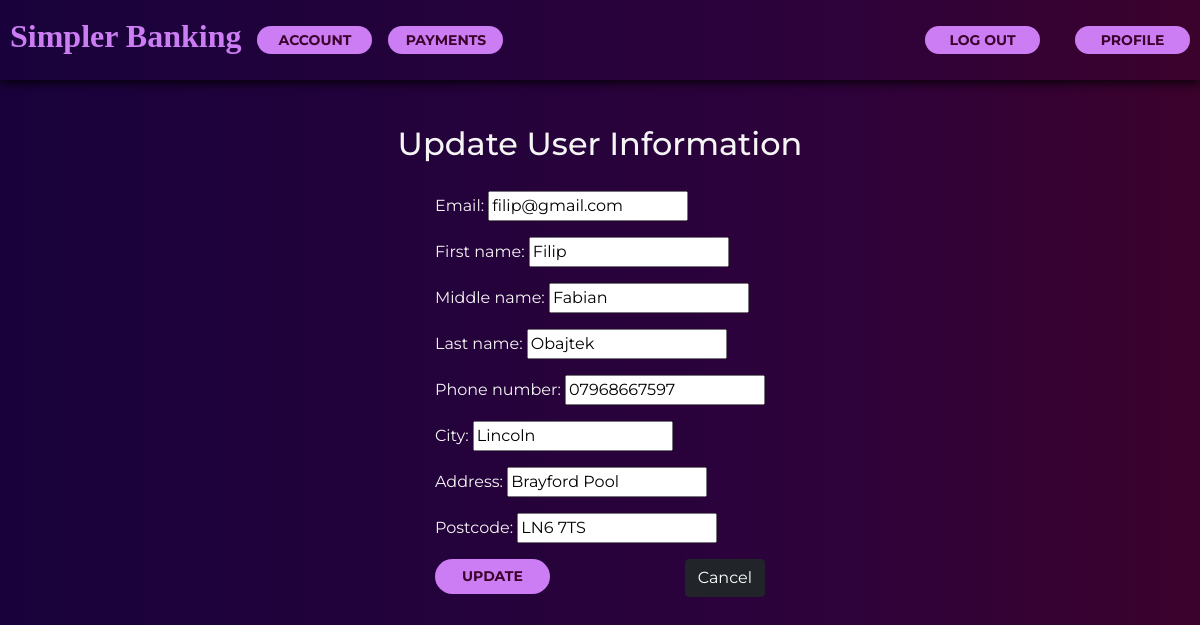
The page /transaction/change_details/ (signed in) on the database its author committed.
### banking/models.py (models this page shows, shortened)
class User(AbstractUser):
    username = None
    email = models.EmailField(unique=True, max_length = 254)
    middle_name = models.CharField(max_length=100, null=True,)
    phone_number = models.CharField(max_length=15, blank=True, null=True)
    date_of_birth = models.DateField(null=True)
    city = models.CharField(max_length = 64, default="Lincoln")
    address = models.CharField(max_length=200, default="Brayford Pool")
    postcode = models.CharField(max_length=8, default="LN6 7TS")
    objects = UserManager()
    USERNAME_FIELD = 'email'
    REQUIRED_FIELDS = []

### transaction/views.py (the view)
# urls.py: path('change_details/', UpdateUserDetails, name="change-details"),
@login_required
def UpdateUserDetails(request):
    current_user = User.objects.get(email=request.user.email)
    form = UserEditForm(request.POST or None, instance=current_user)
    if form.is_valid():
        form.save()
        return redirect('transaction:details')
    return render(request,'change-details.html',{'user': request.user, 'form': form})

### transaction/forms.py
class UserEditForm(UserChangeForm):
    password = None
    class Meta:
        model = User
        fields = ('email', 'first_name' , 'middle_name' , 'last_name' ,'phone_number', 'city' , 'address', 'postcode')

### transaction/templates/change-details.html (shortened to what this page needs)
{% extends 'base.html' %}
{% load static %}
{% block head %}
<link href="https://cdn.jsdelivr.net/npm/bootstrap@5.0.2/dist/css/bootstrap.min.css" rel="stylesheet">
<link rel="stylesheet" type="text/css" href="{% static 'home\styles.css' %}">
<link rel="stylesheet" type="text/css" href="{% static 'home\update-details-styles.css' %}">
{% endblock %}
{% block header%}
    <header>
        <div class="header-container">
            <div class="header-left">
                <h1>Simpler Banking</h1>
                <a class="header-button" href="{% url 'banking:dashboard' %}" >Account</a>
                <a class="header-button" href="{% url 'transaction:payments' %}" >Payments</a>
            </div>
            <div class="header-right">
                <a class="header-button" href="{% url 'banking:logout' %}" >Log Out</a>
                <a class="header-button" href="{% url 'transaction:details' %}" >Profile</a>
            </div>
        </div>
    </header>
{% endblock %}
{% block main %}
    <div class="update-details-main">
        <h2>Update User Information</h2>
        <div style="padding-top: 20px;">
            <form method="POST">
                {{form.as_p}}
                <div class="d-flex justify-content-between">
                    <button type="submit" >Update</button>
                    <a href="{% url 'transaction:details' %}" class="btn btn-dark" >Cancel</a>
                </div>
            </form>
        </div>
    </div>
{% endblock %}

### banking/static/home/styles.css (style rules this page uses)
body { color: whitesmoke; background: rgb(25,2,59); background: linear-gradient(90deg, rgba(25,2,59,1) 0%, rgba(46,2,59,1) 70%, rgba(59,2,44,1) 100%); font-family: "Montserrat", sans-serif; font-optical-sizing: auto; font-weight: 400; font-style: normal; }
header { color: #cc7df3; position: fixed; top: 0; left: 0; width: 100%; height: 80px; background: rgb(25,2,59); background: linear-gradient(90deg, rgba(25,2,59,1) 0%, rgba(46,2,59,1) 70%, rgba(59,2,44,1) 100%); box-shadow: 0 4px 8px rgb(0 0 0/70%); }
.header-button { background-color:#cc7df3; color: rgba(59,2,44,1); border-style: solid; border-color: rgb(245, 245, 245, 0); border-radius:25px; height: 35%; width: 115px; font-size: 14px; font-weight: bold; text-transform: uppercase; text-decoration: none; outline: none; align-content: center; text-align: center; }
.header-container { display: flex; justify-content: space-between; align-items: center; max-width: 1280px; height: 100%; margin: 0 auto; }
.header-container h1 { font-family: 'Garamond', serif; font-size: min(3.6vw, 32px); font-weight: 700; }
.header-left { display: flex; align-items: center; width: fit-content; height: 100%; padding-left: 10px; gap: 16px; }
.header-right { display: flex; align-items: center; width: fit-content; height: 100%; gap: 35px; padding-right: 10px; }

### banking/static/home/update-details-styles.css (style rules this page uses)
.update-details-main { max-width: 1280px; min-height: 85vh; height: 100%; padding-top: 125px; margin: 0 auto; display: flex; flex-direction: column; align-items: center; }
button { background-color:#cc7df3; color: rgba(59,2,44,1); border-style: solid; border-color: rgb(245, 245, 245, 0); border-radius:25px; height: 35px; width: 115px; font-size: 14px; font-weight: bold; text-transform: uppercase; }

### rows shown on the page
User: email "filip@gmail.com", first_name "Filip", middle_name "Fabian", last_name "Obajtek", phone_number "07968667597", city "Lincoln", address "Brayford Pool", postcode "LN6 7TS"
